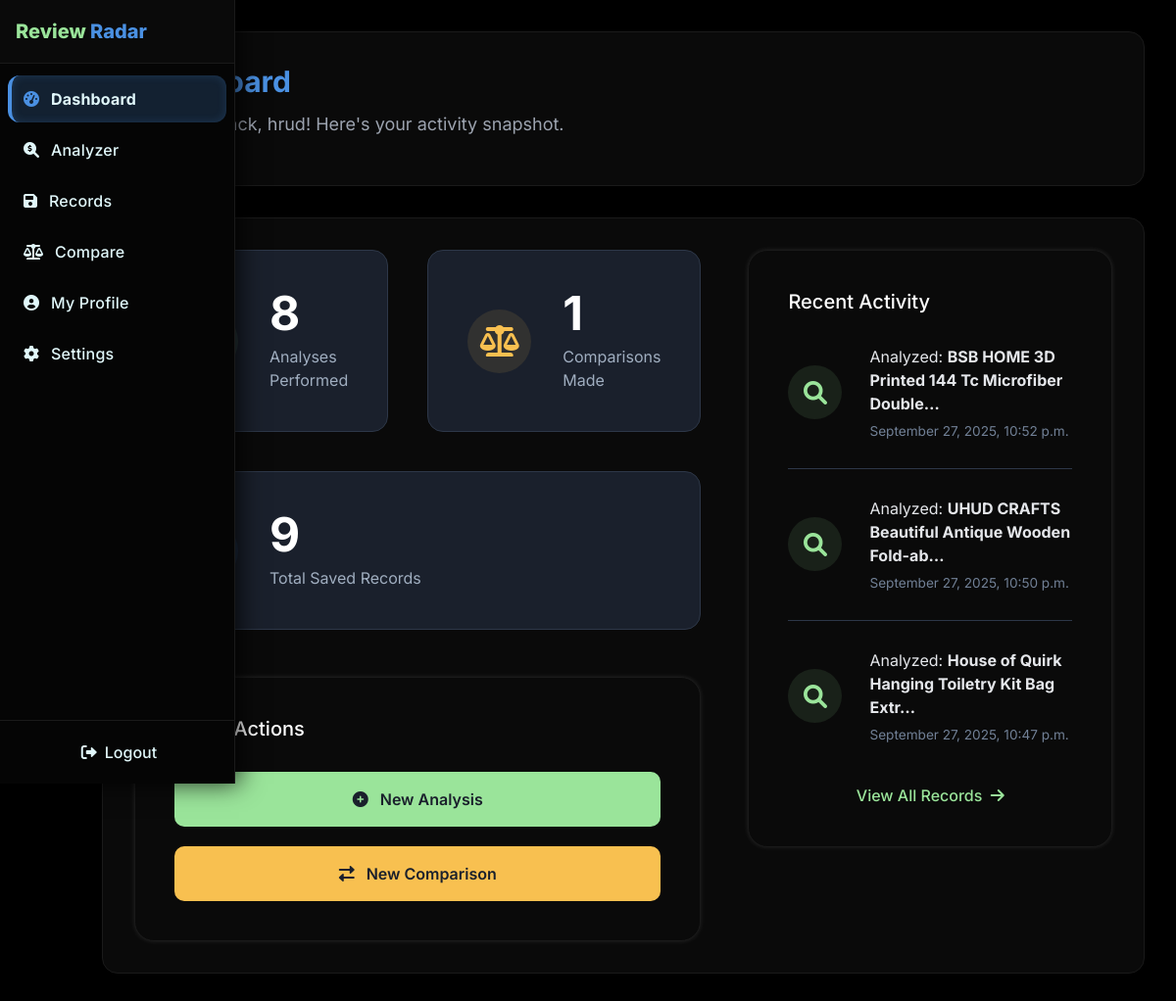
/user/dashboard/ (signed in), run on an earlier commit of the app's database.
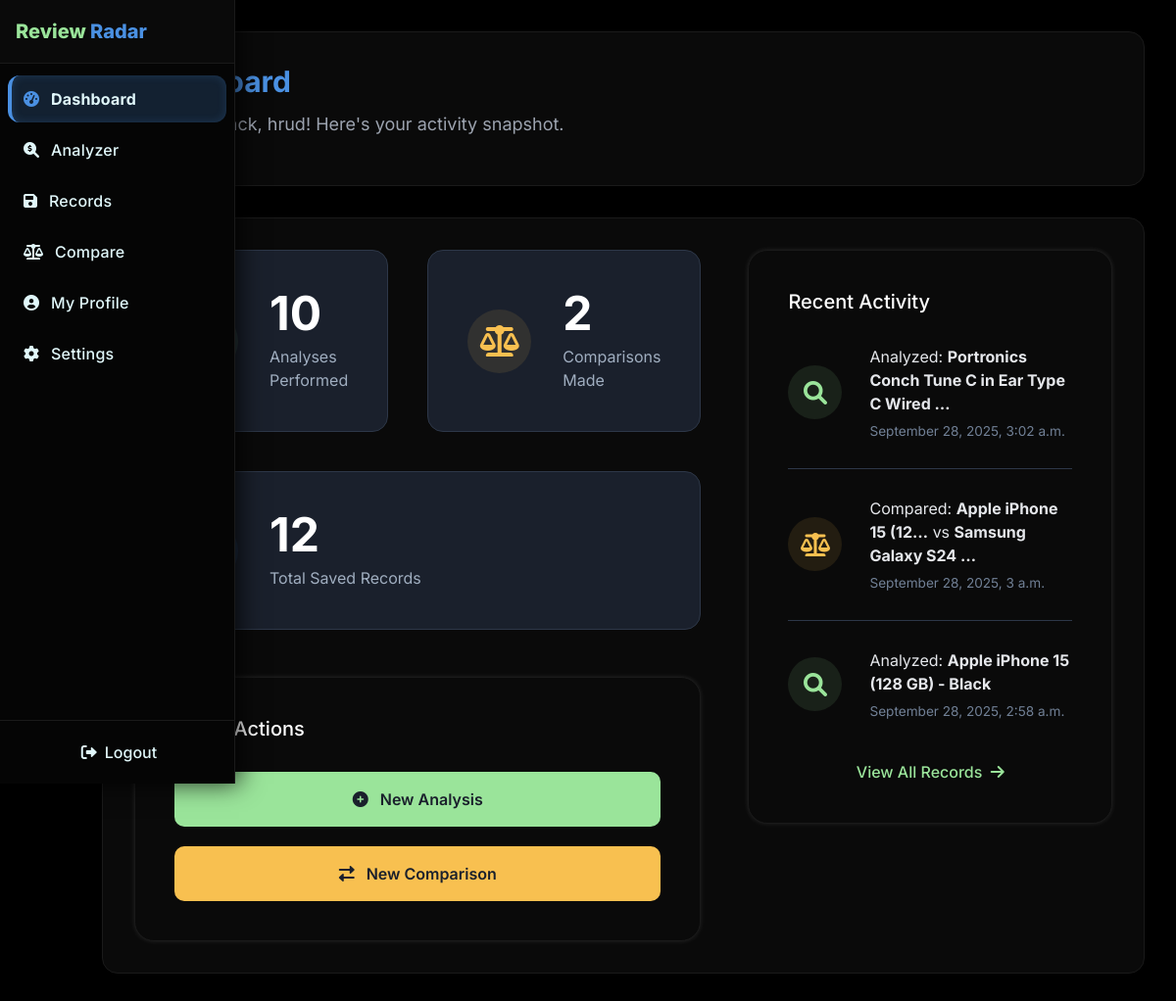
And on a later commit of the database.
### users/models.py (models this page shows, shortened)
class ProductAnalysis(models.Model):
    user = models.ForeignKey(User, on_delete=models.CASCADE, related_name='analyses')
    product_url = models.URLField(max_length=1024)
    product_name = models.CharField(max_length=512)
    analysis_data = models.JSONField()
    created_at = models.DateTimeField(auto_now_add=True)
    @property
    def record_type(self):
        return 'analysis'
    class Meta:
        ordering = ['-created_at']

class ProductComparison(models.Model):
    user = models.ForeignKey(User, on_delete=models.CASCADE, related_name='comparisons')
    product_url_1 = models.URLField(max_length=1024)
    product_name_1 = models.CharField(max_length=512)
    analysis_data_1 = models.JSONField()
    product_url_2 = models.URLField(max_length=1024)
    product_name_2 = models.CharField(max_length=512)
    analysis_data_2 = models.JSONField()
    comparison_metrics = models.JSONField()
    created_at = models.DateTimeField(auto_now_add=True)
    @property
    def record_type(self):
        return 'comparison'
    class Meta:
        ordering = ['-created_at']

### users/views.py (the view)
# urls.py: path('dashboard/', views.user_dashboard, name='user_dashboard'),
@login_required(login_url='/user/login/')
def user_dashboard(request):
    analyses_count = ProductAnalysis.objects.filter(user=request.user).count()
    comparisons_count = ProductComparison.objects.filter(user=request.user).count()
    user_analyses = ProductAnalysis.objects.filter(user=request.user)
    user_comparisons = ProductComparison.objects.filter(user=request.user)
    recent_records = sorted(
        chain(user_analyses, user_comparisons),
        key=attrgetter('created_at'),
        reverse=True
    )[:3] # Get the 3 most recent records
    context = {
        'analyses_count': analyses_count,
        'comparisons_count': comparisons_count,
        'saved_records_count': analyses_count + comparisons_count,
        'recent_records': recent_records
    }
    return render(request, "users/dashboard.html", context)

### users/templates/users/dashboard.html (shortened to what the changed rows need)
{% extends 'users/base.html' %}
{% load static %}
{% block page_title %}Dashboard{% endblock %}
{% block content %}
<div class="dashboard-grid">
    <div class="left-column">
        <div class="stats-grid">
            <div class="stat-card">
                <div class="stat-info">
                    <p class="stat-number">{{ analyses_count }}</p>
                    <p class="stat-label">Analyses Performed</p>
                </div>
            </div>
            <div class="stat-card">
                <div class="stat-info">
                    <p class="stat-number">{{ comparisons_count }}</p>
                    <p class="stat-label">Comparisons Made</p>
                </div>
            </div>
            <div class="stat-card full-span">
                <div class="stat-info">
                    <p class="stat-number">{{ saved_records_count }}</p>
                    <p class="stat-label">Total Saved Records</p>
                </div>
            </div>
        </div>
    </div>
    <div class="right-column">
        <div class="app-card">
            <div class="p-6">
                {% if recent_records %}
                <ul class="activity-list">
                    {% for record in recent_records %}
                    <li class="activity-item">
                        {% if record.record_type == 'analysis' %}
                        <div class="activity-icon-wrapper" style="background-color: rgba(154, 228, 154, 0.1);">
                            <i class="fas fa-search activity-icon" style="color: #9ae49a;"></i>
                        </div>
                        <div class="activity-content">
                            <p class="activity-title">Analyzed: <strong>{{ record.product_name|truncatechars:45 }}</strong></p>
                            <p class="activity-date">{{ record.created_at|date:"F j, Y, P" }}</p>
                        </div>
                        {% elif record.record_type == 'comparison' %}
                        <div class="activity-icon-wrapper" style="background-color: rgba(248, 192, 80, 0.1);">
                            <i class="fas fa-balance-scale activity-icon" style="color: #f8c050;"></i>
                        </div>
                        <div class="activity-content">
                            <p class="activity-title">Compared: <strong>{{ record.product_name_1|truncatechars:20 }}</strong> vs <strong>{{ record.product_name_2|truncatechars:20 }}</strong></p>
                            <p class="activity-date">{{ record.created_at|date:"F j, Y, P" }}</p>
                        </div>
                        {% endif %}
                    </li>
                    {% endfor %}
                </ul>
                {% else %}
                <div class="text-center p-4">
                    <i class="fas fa-history fa-2x" style="color: #4A5568; margin-bottom: 1rem;"></i>
                    <p style="color: #A0AEC0;">No activity yet. Perform an analysis or comparison to get started!</p>
                </div>
                {% endif %}
            </div>
        </div>
    </div>
</div>
{% endblock %}

What changed in the data, as far as the page shows it:
no longer on this page (row unchanged): ProductAnalysis: product_name "BSB HOME 3D Printed 144 Tc Microfiber Double…", created_at "September 27, 2025, 10:52 p.m."
no longer on this page (row unchanged): ProductAnalysis: product_name "UHUD CRAFTS Beautiful Antique Wooden Fold-ab…", created_at "September 27, 2025, 10:50 p.m."
no longer on this page (row unchanged): ProductAnalysis: product_name "House of Quirk Hanging Toiletry Kit Bag Extr…", created_at "September 27, 2025, 10:47 p.m."
added ProductAnalysis: product_name "Portronics Conch Tune C in Ear Type C Wired …", created_at "September 28, 2025, 3:02 a.m."
added ProductComparison: product_name_1 "Apple iPhone 15 (12…", product_name_2 "Samsung Galaxy S24 …", created_at "September 28, 2025, 3 a.m."
added ProductAnalysis: product_name "Apple iPhone 15 (128 GB) - Black", created_at "September 28, 2025, 2:58 a.m."
Also different on the page:
{{ analyses_count }}: "8" → "10"
{{ comparisons_count }}: "1" → "2"
{{ saved_records_count }}: "9" → "12"
